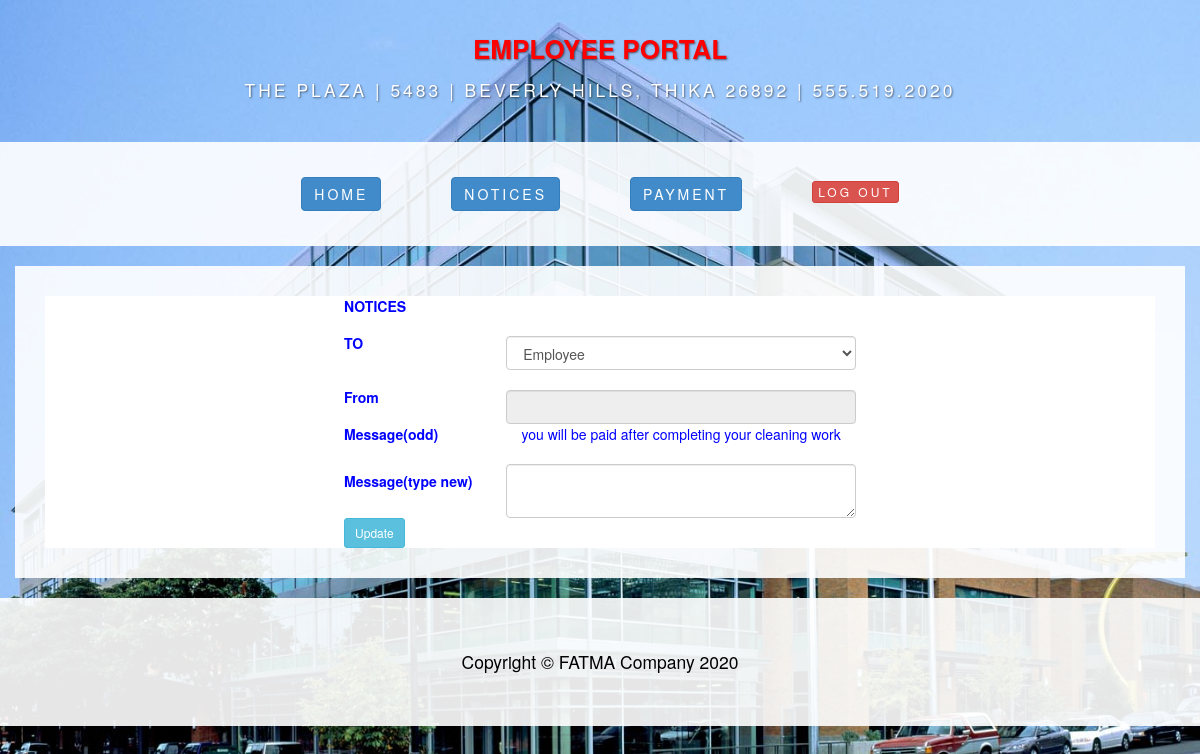
The page /admin/edit.php?id=1 (signed in) on the database its author committed.
### tables this page shows
CREATE TABLE `notice` (
  `id` int(11) NOT NULL,
  `m_to` text NOT NULL,
  `m_from` text NOT NULL,
  `message` text NOT NULL,
  `date` timestamp NOT NULL DEFAULT CURRENT_TIMESTAMP ON UPDATE CURRENT_TIMESTAMP,
  `status` int(11) NOT NULL DEFAULT '0',
  `seen` int(11) NOT NULL
);

### includes/functions.php (called while the page is built, shortened)
<?php
if  (!function_exists("GetSQLValueString")) {
function GetSQLValueString($theValue, $theType, $theDefinedValue = "", $theNotDefinedValue = "")
{
  $theValue = function_exists("mysql_real_escape_string") ? mysql_real_escape_string($theValue) : mysql_escape_string($theValue);
  switch ($theType) {
    case "long":
    case "int":
      $theValue = ($theValue != "") ? intval($theValue) : "NULL";
      break;
  }
  return $theValue;
}
}
?>

### admin/edit.php (the view, shortened to what this page needs)
<?php require_once('../Connections/conn.php'); ?>
<?php require_once('../includes/functions.php'); ?>
<?php
$colname_edit = "-1";
if (isset($_GET['id'])) {
  $colname_edit = $_GET['id'];
}
$query_edit = sprintf("SELECT * FROM notice WHERE id = %s", GetSQLValueString($colname_edit, "int"));
$edit = mysql_query($query_edit, $conn) or die(mysql_error());
$row_edit = mysql_fetch_assoc($edit);
$editFormAction = $_SERVER['PHP_SELF'];
if (isset($_SERVER['QUERY_STRING'])) {
  $editFormAction .= "?" . htmlentities($_SERVER['QUERY_STRING']);
}
?>
<!DOCTYPE html>
<html lang="en">
<head>
    <link href="../css/bootstrap.css" rel="stylesheet">
    <link href="../css/business-casual.css" rel="stylesheet">
    <link href="../css/mycss.css" rel="stylesheet" type="text/css">
    <link href="../SpryAssets/SpryValidationTextField.css" rel="stylesheet" type="text/css">
    <link href="../SpryAssets/SpryAccordion.css" rel="stylesheet" type="text/css">
    <link href="../SpryAssets/SpryValidationSelect.css" rel="stylesheet" type="text/css">
    <link href="../SpryAssets/SpryValidationTextarea.css" rel="stylesheet" type="text/css">
</head>
<body>
    <div class="brand" id="companyname">EMPLOYEE PORTAL</div>
    <div class="address-bar">The Plaza | 5483 | Beverly Hills, Thika 26892 | 555.519.2020</div>
    	<?php require_once("admin_head.php");?>
	<div class="container">
    <div class="row">
            <div class="box">
              <div class="col-lg-12 text-center">
                <form action="<?php echo $editFormAction; ?>" method="POST" name="notice" id="notice">
                  <table width="512" border="0" align="center" class="table-responsive">
                    <tr>
                      <th colspan="2" scope="col">NOTICES</th>
                    </tr>
                    <tr>
                      <th width="159" scope="row">TO</th>
                      <td width="343"><label for="to2"  class="form-group"></label>
                        <select name="to" id="to" required value="<?php echo $row_edit['m_to']; ?>" class="form-control">
                          <option value="Employee">Employee</option>
                      </select></td>
                    </tr>
                    <tr>
                      <th scope="row">From</th>
                      <td><label for="from" class="form-group"></label>
                      <input type="text" name="from" id="from" required readonly class="form-control"></td>
                    </tr>
                    <tr>
                      <th scope="row">Message(odd)</th>
                      <td><?php echo $row_edit['message']; ?> </td>
                    </tr>
                    <tr>
                      <th scope="row">Message(type new)</th>
                      <td><label for="message"  class="form-group"></label>
                      <textarea name="mess" required id="mess" class="form-control"></textarea>
                   </td>
                    </tr>
                    <tr>
                      <th colspan="2" scope="row">
                      <input type="submit" name="sent" id="sent" value="Update" class="btn btn-sm btn-info">
                      </th>
                    </tr>
                  </table>
                </form>
              </div>
            </div>
      </div>
    </div>
    <footer>
       <?php require_once("../includes/footer.php");?>
    </footer>
</body>
</html>

### css/business-casual.css (style rules this page uses)
body { background:url(../img/one.jpg) no-repeat center center fixed; -webkit-background-size: cover; -moz-background-size: cover; -o-background-size: cover; background-size: cover; }
.brand, .address-bar { display: none; }
.box { background: #fff; background: rgba(255,255,255,0.9); margin-bottom: 20px; padding: 30px 15px; }
footer { background: #fff; background: rgba(255,255,255,0.9); }
@media screen and (min-width: 768px) { .brand { display: inherit; font-weight: 700; font-size: 5em; line-height: normal; text-align: center; margin: 0; padding: 30px 0 10px; color: #fff; text-shadow: 1px 1px 2px rgba(0, 0, 0, 0.5); } }
@media screen and (min-width: 768px) { .address-bar { display: inherit; text-align: center; margin: 0; padding: 0 0 40px; font-size: 1.25em; text-transform: uppercase; letter-spacing: 3px; font-weight: 400; color: #fff; text-shadow: 1px 1px 2px rgba(0, 0, 0, 0.5); } }
@media screen and (min-width: 1200px) { .box:after { content: ''; display: table; clear: both; color:#F00; } }

### css/mycss.css (style rules this page uses)
#companyname { color:#F00; font-size:26px; }
#notice { color:#00F; background-color:#FFF; }

### rows shown on the page
notice: to "Employee", message "you will be paid after completing your cleaning work"
